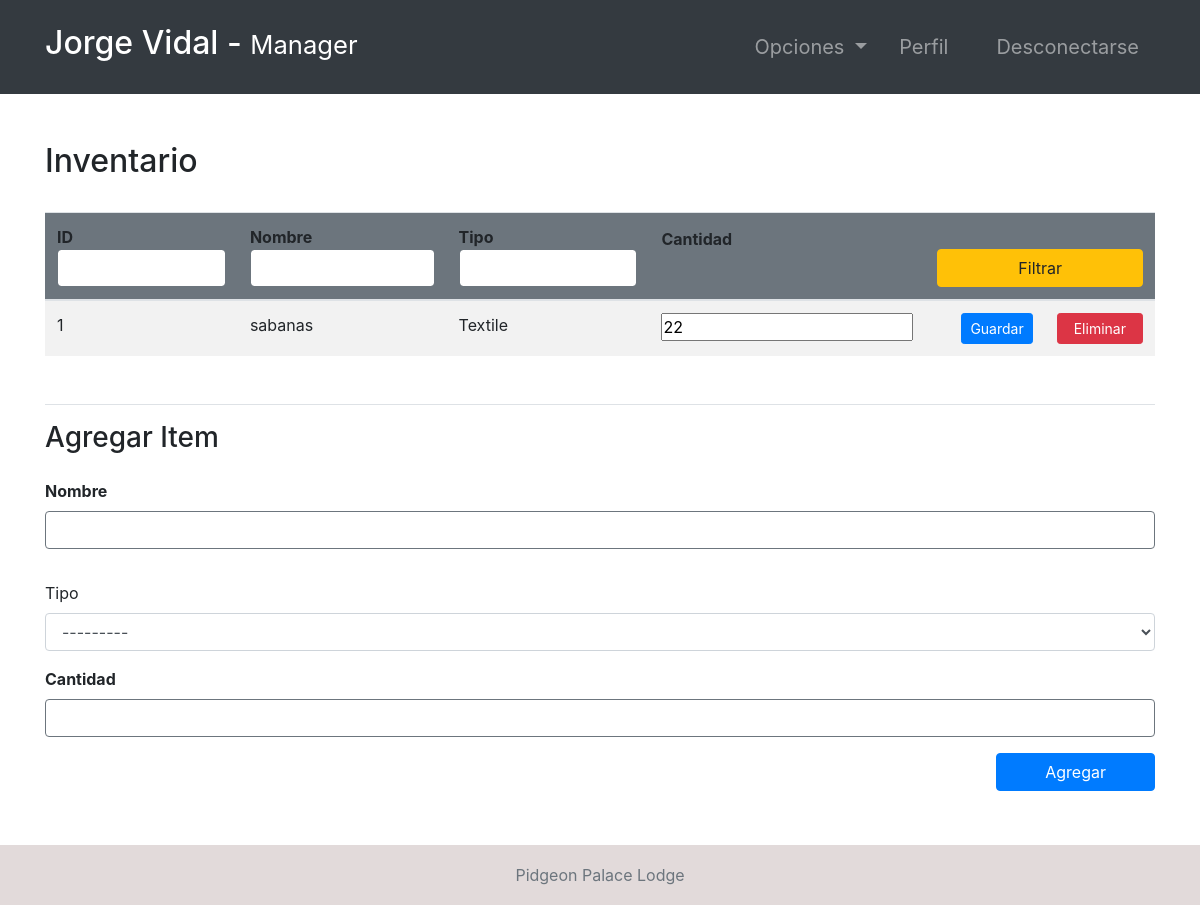
Page /storage/ (signed in) on the committed database.
### hotel/models.py (models this page shows, shortened)
class Storage(models.Model):
    ITEM_TYPES = (
        ('Kitchen', 'kitchen'),
        ('Cleaning', 'cleaning'),
        ('Electronic', 'Electronic'),
        ('Textile ', 'textile '),
        ('Other', 'other'),
    )
    itemName = models.CharField(max_length=100)
    itemType = models.CharField(max_length=20, choices=ITEM_TYPES)
    quantitiy = models.IntegerField()

### hotel/views.py (the view, shortened to what this page needs)
# urls.py: path('storage/', storage, name="storage"),
@ login_required(login_url='login')
def storage(request):
    role = str(request.user.groups.all()[0])
    path = role + "/"
    storage = Storage.objects.all()
    context = {
        "role": role,
        'storage': storage
    }
    return render(request, path + "storage.html", context)

### Templates/manager/storage.html
{% extends '../index.html' %}
{% block context %}
{% include '../common_pages/storage.html' %}
{% endblock %}

### Templates/incs/nav.html (shortened to what this page needs)
<nav class="navbar navbar-dark bg-dark navbar-expand-lg py-3 " role="navigation">
    <div class="container">
        <a href="" class="navbar-brand">
            <h2 class="text-capitalize">
                {{ request.user.first_name }} {{ request.user.last_name }} -
                <small>
                    {{ role }}
                </small>
            </h2>
        </a>
        <div class="collapse navbar-collapse" id="navbarTags">
            <ul class="navbar-nav ml-auto">
                <li class="nav-item dropdown p-2">
                    <a class="nav-link dropdown-toggle" href="#" id="navbarDropdown" role="button"
                        data-toggle="dropdown" aria-haspopup="true" aria-expanded="false">
                        Opciones
                    </a>
                </li>
                <li class="nav-item mr-3 p-2">
                    {% if role == 'staff' or role == 'receptionist' or role == 'admin' or role == 'manager' %}
                    <a href="{% url 'employee-profile' user.id %}" class="nav-link">Perfil</a>
                    {% endif %}
                </li>
                <li class="nav-item p-2 ">
                    <a href="{% url 'logout' %}" class="nav-link">Desconectarse</a>
                </li>
            </ul>
        </div>
    </div>
</nav>

### Templates/common_pages/storage.html (shortened to what this page needs)
<div class="container py-5">
    <div class="table-header row">
        <div class="col-sm-12 col-md-12 col-lg-4 mb-4">
            <h2>Inventario</h2>
        </div>
    </div>
    <table class="table table-hover table-striped">
        <thead class="bg-secondary rounded">
            <tr>
                <form action="" method="POST">
                    <th>ID <input type="number" name="id" value="{{id}}"
                            class="form-control border border-secondary"></th>
                    <th>Nombre <input type="name" name="name" value="{{name}}"
                            class="form-control border border-secondary"></th>
                    <th>Tipo <input type="text" name="type" value="{{type}}"
                            class="form-control border border-secondary"></th>
                    <th class="pb-5">Cantidad</th>
                    <th colspan="3"><button type="submit" name="filter" class="btn btn-warning w-100">Filtrar</button>
                    </th>
                </form>
            </tr>
        </thead>
        <tbody>
            {% for s in storage %}
            <tr>
                <td>{{s.id}}</td>
                <td>{{s.itemName}}</td>
                <td>{{s.itemType}}</td>
                <form action="" method="POST">
                    <td><input type="number" step="1" value="{{s.quantitiy}}" name="quantitiy"></td>
                    <td><input type="hidden" step="1" value="{{s.id}}" name="id"></td>
                    <th><button type="submit" class="btn btn-sm btn-primary w-100" name="save">Guardar</button></th>
                    {% if role == "manager" or role == "admin" %}
                    <th> <a href="{% url 'deleteStorage' s.id %}" class="btn btn-sm btn-danger px-3">Eliminar</a> </th>
                    {% endif %}
                </form>
            </tr>
            {% endfor %}
        </tbody>
    </table>
    <div class="newItem my-5 border-top pt-3">
        <h3>Agregar Item</h3>
        <form action="" method="POST">
            <div class="form-group pt-3">
                <label for="item_name"><b>Nombre</b></label>
                <input type="text" class="form-control border border-secondary required" id="id_item_name"
                    name="itemName">
            </div>
            <div class="form-group pt-3">
                <label for="exampleFormControlSelect1">Tipo</label>
                <select class="form-control" name="itemType" required="" id="id_item_type">
                    <option value="" selected="">---------</option>
                </select>
            </div>
            <div class="form-group">
                <label for="item-quantity"><b>Cantidad</b></label>
                <input type="int" class="form-control border border-secondary required" name="quantitiy"
                    id="item-quantity">
            </div>
            <button type="submit" class="btn btn-primary px-5 float-right mb-5" name="add">Agregar</button>
        </form>
    </div>
</div>

### static/css/main.css (style rules this page uses)
* { margin: 0; padding: 0; -webkit-font-smoothing: antialiased; }
body { position: relative; }
nav .nav-item { font-size: 20px; }

### rows in the picture
Storage: id "1", itemName "sabanas", itemType "Textile", quantitiy "22"

### other values in the picture
{{ request.user.first_name }} "Jorge"
{{ request.user.last_name }} "Vidal"
{{ role }} "Manager"
